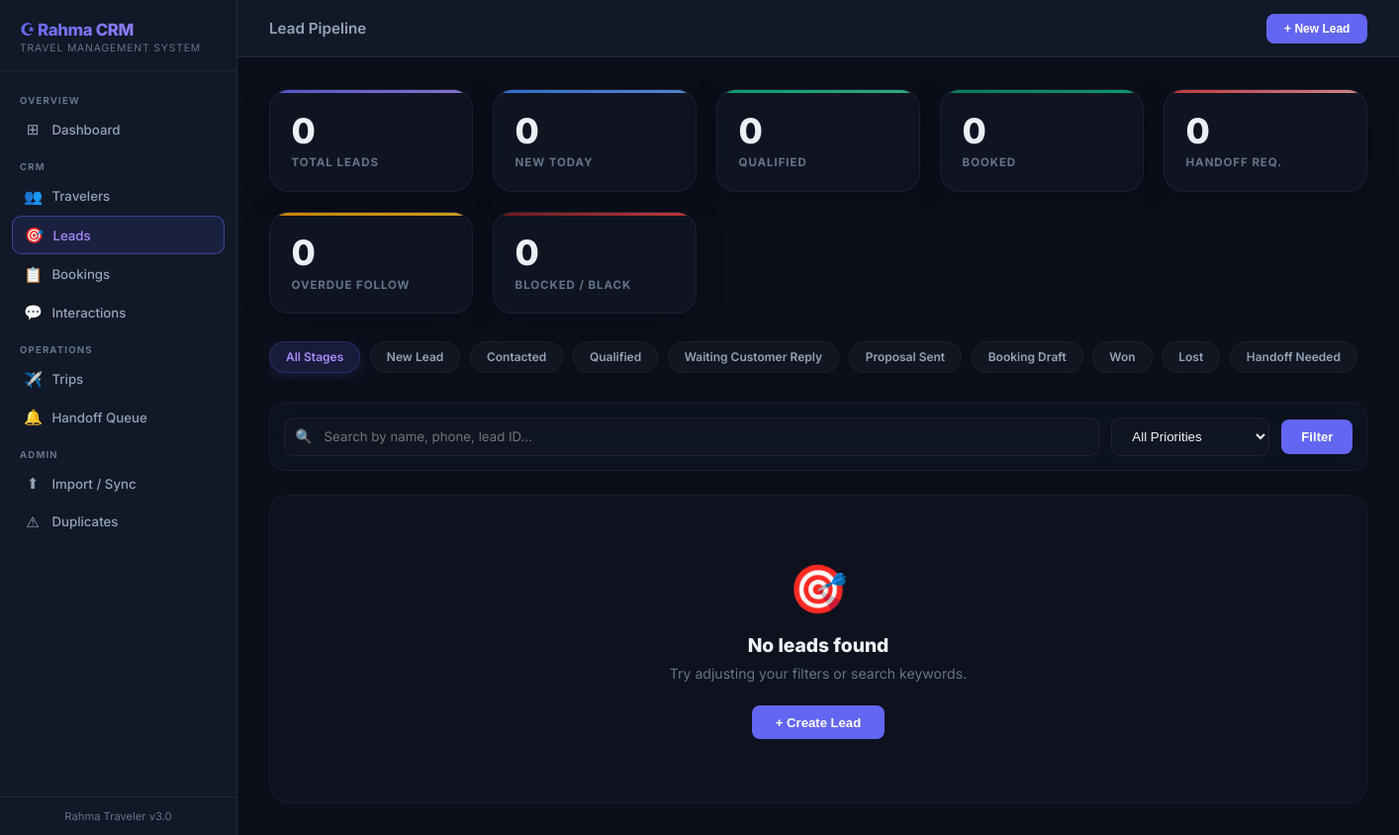
The page /leads/ on the database as committed earlier.
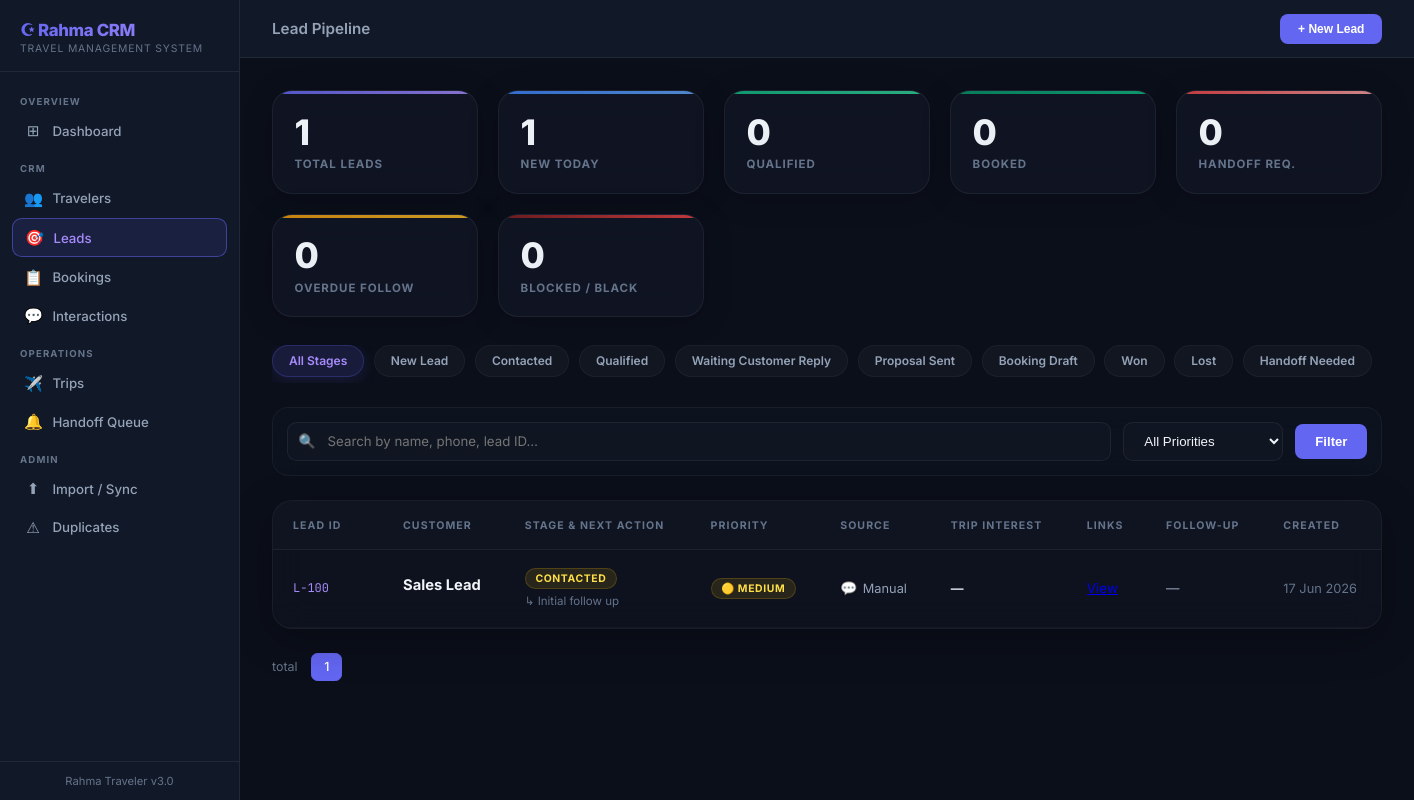
The same page on the database as committed later.
### app/models/lead.py (models this page shows, shortened)
class Lead(db.Model):
    __tablename__ = 'leads'
    lead_id = db.Column(db.String(50), primary_key=True)
    created_at = db.Column(db.DateTime, default=datetime.utcnow)
    updated_at = db.Column(db.DateTime, default=datetime.utcnow, onupdate=datetime.utcnow)
    customer_name = db.Column(db.String(200))
    raw_phone = db.Column(db.String(50))
    integrated_whatsapp = db.Column(db.String(50))
    phone_lookup_key = db.Column(db.String(50))
    traveler_id = db.Column(db.String(20), db.ForeignKey('travelers.traveler_id'))
    traveler_status = db.Column(db.String(50))
    customer_tier = db.Column(db.String(50))
    match_status = db.Column(db.String(50))
    lead_stage = db.Column(db.String(100))
    lead_source = db.Column(db.String(100))
    channel = db.Column(db.String(50))
    preferred_trip_type = db.Column(db.String(50))
    interested_trip_ids = db.Column(db.Text)
    suggested_trip_ids = db.Column(db.Text)
    priority = db.Column(db.String(50))
    follow_up_status = db.Column(db.String(100))
    follow_up_due_date = db.Column(db.Date)
    last_interaction_id = db.Column(db.String(50))
    interaction_count = db.Column(db.Integer, default=0)
    handoff_required = db.Column(db.Boolean, default=False)
    handoff_reason = db.Column(db.Text)
    notes = db.Column(db.Text)
    flow_key = db.Column(db.String(100))
    current_step = db.Column(db.String(100))
    language = db.Column(db.String(20))
    trigger_keyword = db.Column(db.String(100))
    waitlist_id = db.Column(db.String(50))
    handoff_id = db.Column(db.String(50))
    booking_id = db.Column(db.String(50))
    source_sheet = db.Column(db.String(100))
    source_row = db.Column(db.Integer)

### app/routes/leads.py (the view, shortened to what this page needs)
@leads_bp.route('/')
def index():
    q = request.args.get('q', '')
    stage = request.args.get('stage', '')
    priority = request.args.get('priority', '')
    page = request.args.get('page', 1, type=int)
    per_page = 25
    query = Lead.query
    if stage and stage in PIPELINE_GROUPS:
        query = query.filter(Lead.lead_stage.in_(PIPELINE_GROUPS[stage]))
    if priority:
        query = query.filter(Lead.priority == priority)
    pagination = query.order_by(Lead.created_at.desc()).paginate(
        page=page, per_page=per_page, error_out=False)
    leads = pagination.items
    today = date.today()
    total_count = Lead.query.count()
    new_today_count = Lead.query.filter(db.func.date(Lead.created_at) == today).count()
    qualified_count = Lead.query.filter(Lead.lead_stage.in_(PIPELINE_GROUPS['Qualified'])).count()
    handoff_required_count = Lead.query.filter(Lead.handoff_required == True).count()
    overdue_follow_up_count = Lead.query.filter(Lead.follow_up_due_date < today).count()
    booked_count = Lead.query.filter(Lead.lead_stage.in_(PIPELINE_GROUPS['Booking Draft'])).count()
    blocked_count = Lead.query.filter(Lead.lead_stage.in_(PIPELINE_GROUPS['Handoff Needed'])).count()
    analytics = {
        "total": total_count,
        "new_today": new_today_count,
        "qualified": qualified_count,
        "handoff_required": handoff_required_count,
        "overdue": overdue_follow_up_count,
        "booked": booked_count,
        "blocked": blocked_count
    }
    return render_template('leads/index.html',
                           leads=leads,
                           pagination=pagination,
                           analytics=analytics,
                           q=q,
                           current_stage=stage,
                           current_priority=priority,
                           stages=PIPELINE_STAGES,
                           stage_aliases=PIPELINE_ALIASES,
                           today=today)

### app/templates/leads/index.html (shortened to what the changed rows need)
{% extends "base.html" %}
{% block content %}
<div class="kpi-grid">
    <div class="stat-card total-leads">
        <div class="stat-value">{{ analytics.total }}</div>
        <div class="stat-label">Total Leads</div>
    </div>
    <div class="stat-card new-today">
        <div class="stat-value">{{ analytics.new_today }}</div>
        <div class="stat-label">New Today</div>
    </div>
</div>
<div class="stage-filters-container">
    {% set stage_colors = {
        'New Lead':'active-all',
        'Contacted':'active-Contacted',
        'Qualified':'active-Qualified',
        'Waiting Customer Reply':'active-Waiting Customer Reply',
        'Proposal Sent':'active-Proposal Sent',
        'Booking Draft':'active-Booking Draft',
        'Won':'active-Won',
        'Lost':'active-Lost',
        'Handoff Needed':'active-Handoff Needed'
    } %}
    <a href="{{ url_for('leads.index') }}" class="stage-filter-link {% if not current_stage %}active-all{% endif %}">
        All Stages
    </a>
    {% for s in stages %}
    <a href="{{ url_for('leads.index', stage=s) }}"
       class="stage-filter-link {% if current_stage == s %}{{ stage_colors.get(s, 'active-all') }}{% endif %}">
        {{ s }}
    </a>
    {% endfor %}
</div>
{% if leads %}
<div class="leads-card-container">
    <table class="data-table">
        <thead>
            <tr>
                <th style="width:110px">Lead ID</th>
                <th>Customer</th>
                <th>Stage & Next Action</th>
                <th>Priority</th>
                <th>Source</th>
                <th>Trip Interest</th>
                <th>Links</th>
                <th>Follow-Up</th>
                <th>Created</th>
            </tr>
        </thead>
        <tbody>
        {% for lead in leads %}
        {% set overdue = lead.follow_up_due_date and lead.follow_up_due_date < today %}
        <tr onclick="window.location='{{ url_for('leads.detail', lead_id=lead.lead_id) }}'"
            style="{% if overdue %}background:rgba(239,68,68,0.02) !important;{% endif %}">
            <td class="mono">{{ lead.lead_id }}</td>
            <td>
                <div style="font-weight:700;color:var(--text-main);font-size:0.92rem">{{ lead.customer_name or '—' }}</div>
            </td>
            <td>
                <div>
                {% if lead.lead_stage in ['Qualified','Booking Draft','Won'] %}
                    <span class="badge badge-green">{{ lead.lead_stage }}</span>
                {% elif lead.lead_stage == 'Handoff Needed' %}
                    <span class="badge badge-red">{{ lead.lead_stage }}</span>
                {% elif lead.lead_stage == 'Lost' %}
                    <span class="badge badge-red">{{ lead.lead_stage }}</span>
                {% elif lead.lead_stage == 'New Lead' %}
                    <span class="badge badge-blue">{{ lead.lead_stage }}</span>
                {% else %}
                    <span class="badge badge-yellow">{{ lead.lead_stage }}</span>
                {% endif %}
                </div>
                {% if lead.current_step or lead.notes %}
                <div style="font-size:0.72rem;color:var(--text-muted);margin-top:0.4rem;line-height:1.2">
                    ↳ {{ lead.current_step or lead.notes }}
                </div>
                {% endif %}
            </td>
            <td>
                {% if lead.priority == 'High' or lead.priority == 'Critical' %}
                    <span class="badge badge-red" style="font-weight:800;letter-spacing:0.04em">🔴 {{ lead.priority }}</span>
                {% elif lead.priority == 'Medium' %}
                    <span class="badge badge-yellow" style="font-weight:700">🟡 Medium</span>
                {% else %}
                    <span class="badge badge-gray" style="font-weight:500">🟢 Low</span>
                {% endif %}
            </td>
            <td style="font-size:0.8rem;color:var(--text-dim)">
                <div style="display:flex;align-items:center;gap:0.35rem">
                    <span style="font-size:0.85rem">💬</span> {{ lead.lead_source or lead.channel or '—' }}
                </div>
            </td>
            <td style="font-size:0.8rem;max-width:160px;overflow:hidden;text-overflow:ellipsis;white-space:nowrap;font-weight:600;color:var(--text-main)">
                {% if lead.interested_trip_ids %}
                    ✈️ {{ lead.interested_trip_ids }}
                {% else %}
                    —
                {% endif %}
            </td>
            <td>
                <div style="display:flex;flex-wrap:wrap;gap:0.35rem">
                    <a href="{{ url_for('leads.detail', lead_id=lead.lead_id) }}" class="lead-action-pill">View</a>
                </div>
            </td>
            <td>
                {% if lead.follow_up_due_date %}
                    <span style="font-size:0.8rem;font-weight:700;display:inline-flex;align-items:center;gap:0.25rem;color:{% if overdue %}var(--red){% else %}var(--text-dim){% endif %}">
                        {% if overdue %}⚠ {% endif %}{{ lead.follow_up_due_date.strftime('%d %b') }}
                    </span>
                {% else %}—{% endif %}
            </td>
            <td style="font-size:0.8rem;color:var(--text-muted)">{{ lead.created_at.strftime('%d %b %Y') if lead.created_at else '—' }}</td>
        </tr>
        {% endfor %}
        </tbody>
    </table>
</div>
<div class="pagination" style="margin-bottom: 2rem;">
    <span style="font-size:0.78rem;color:var(--text-muted);margin-right:0.5rem">{{ total_count }} total</span>
    {% for p in pagination.iter_pages(left_edge=1, right_edge=1, left_current=2, right_current=2) %}
        {% if p %}
        <a href="{{ url_for('leads.index', page=p, q=q, stage=current_stage, priority=current_priority) }}"
           class="page-btn {% if p == pagination.page %}active{% endif %}">{{ p }}</a>
        {% else %}
        <span style="padding:0 0.25rem;color:var(--text-muted)">…</span>
        {% endif %}
    {% endfor %}
</div>
{% else %}
<div class="card" style="text-align:center;padding:4rem 2rem; background: rgba(26, 34, 52, 0.2); border: 1px solid rgba(255, 255, 255, 0.05); border-radius: 1.25rem;">
    <div style="font-size:3rem;margin-bottom:1rem">🎯</div>
    <div style="font-weight:800;font-size:1.2rem;color:var(--text-main);margin-bottom:0.5rem">No leads found</div>
    <div style="color:var(--text-muted);font-size:0.88rem;margin-bottom:1.5rem">Try adjusting your filters or search keywords.</div>
    <button onclick="openModal('createLead')" class="btn btn-primary" style="padding: 0.6rem 1.5rem;">+ Create Lead</button>
</div>
{% endif %}
{% endblock %}

Rows that differ between the two databases and show on the page:
added Lead: lead_id "L-100", customer_name "Sales Lead", lead_stage "CONTACTED", current_step "Initial follow up", priority "🟡 MEDIUM", lead_source "Manual", created_at "17 Jun 2026"
Other text that changed with them:
{{ analytics.total }}: "0" → "1"
{{ analytics.new_today }}: "0" → "1"
text no longer shown: "🎯 No leads found Try adjusting your filters or search keywords. + Create Lead"
text now shown: "LEAD ID CUSTOMER STAGE & NEXT ACTION PRIORITY SOURCE TRIP INTEREST LINKS FOLLOW-UP CREATED total"
new list line: "1"
